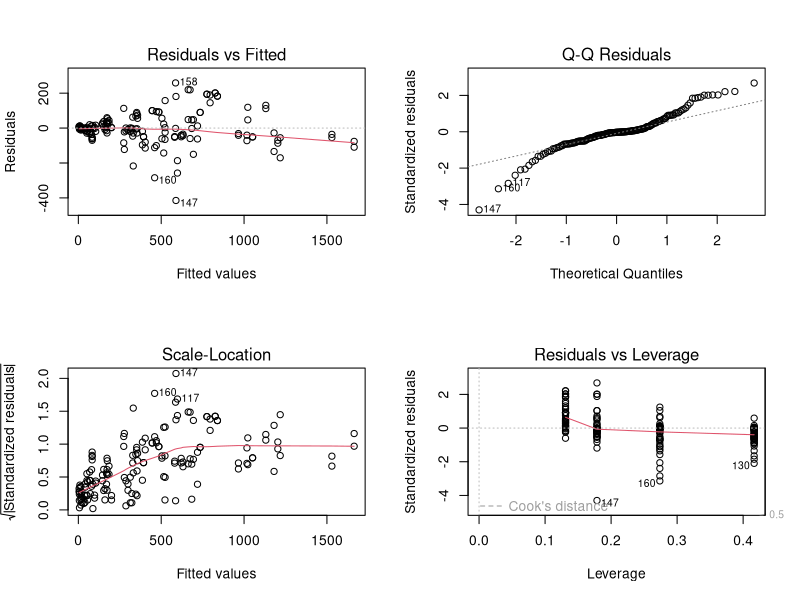

Source code (R): (Note: this script raises an error after producing the figure.)
# test script
library(tidyverse); library(ggpubr); library(car)

# Data loading
data <- read.csv("Case1/SPR.txt", sep="")

 
data$Enzyme = as.factor(data$Enzyme)
data$DetStock = as.factor(data$DetStock)
data$CaStock = as.factor(data$CaStock)
#data$sqrtResponse = sqrt(data$Response)
str(data)

# Achieving near-normality
#data = data[-147,] # remove outlier
#normal_plot("EnzymeConc")
par(mfrow=c(1,1))

# make max model
lm1 = lm(Response ~ EnzymeConc*Enzyme*DetStock*CaStock, data)
summary(lm1)

par(mfrow=c(2,2))
plot(lm1)

shapiro.test(lm1$residuals)# residue not normally distributed
# plots also not good, need box cox


#box cox transform y and x
bc1 = boxCox(lm1, lambda = seq(0,1,0.05))
bc1$x[ which.max(bc1$y) ]
# lamada = 4545455, near 0.5 so squre root

data$new_response <- sqrt(data$Response)


data$EnzymeConc[data$EnzymeConc==0.0] <- data$EnzymeConc[data$EnzymeConc==0.0]+0.000001

#data2 = data[c(4,5,6,7,8)]

# get lambda 0.59792 close to 0.5 so sqrt
boxTidwell(new_response ~ EnzymeConc, ~ Enzyme + DetStock + CaStock, data = data)

# transform x
data$new_EnzymeConc <- sqrt(data$EnzymeConc)


# after transform there is a minus value appears in new_response(-1.413877)
# but y still not normal? so assumpt its normal dist? next
shapiro.test(data$new_response)

# transform x(concentration) here? why transfer x?

plot(sqrt(data$EnzymeConc) ~ data$new_response,col="green")



# try make max model again
lm2 = lm(new_response ~ new_EnzymeConc*Enzyme*DetStock*CaStock+Cycle, data)
summary(lm2)
step(lm2)
lm2.1 = lm(formula = new_response ~ new_EnzymeConc + Enzyme + DetStock + 
             CaStock + new_EnzymeConc:Enzyme + new_EnzymeConc:DetStock + 
             Enzyme:DetStock + new_EnzymeConc:CaStock + DetStock:CaStock + 
             new_EnzymeConc:DetStock:CaStock, data = data)
summary(lm2.1)
Anova(lm2.1)
drop1(lm2.1,test = 'F')

# continue drop
lm2.2 = update(lm2.1, ~. -new_EnzymeConc:DetStock:CaStock)
summary(lm2.2)
Anova(lm2.2)

drop1(lm2.2,test = 'F')

# drop again
lm2.3 = update(lm2.2, ~. -new_EnzymeConc:DetStock-DetStock:CaStock)
summary(lm2.3)
Anova(lm2.3)
drop1(lm2.3,test = 'F')

par(mfrow=c(2,2))
plot(lm2.3)

# remove outlier? 160,147
data_remove2 = data[-c(147,160),] # remove outlier

lm4 = lm(new_response ~ new_EnzymeConc*Enzyme*DetStock*CaStock, data_remove2)
summary(lm4)
step(lm4)
lm4.1 = lm(formula = new_response ~ new_EnzymeConc + Enzyme + DetStock + 
             CaStock + new_EnzymeConc:Enzyme + new_EnzymeConc:DetStock + 
             Enzyme:DetStock + new_EnzymeConc:CaStock + Enzyme:CaStock + 
             DetStock:CaStock + new_EnzymeConc:Enzyme:CaStock + new_EnzymeConc:DetStock:CaStock, 
           data = data_remove2)
drop1(lm4.1,test = 'F')

lm4.2 = update(lm4.1, ~. -new_EnzymeConc:Enzyme:CaStock-new_EnzymeConc:DetStock:CaStock)
drop1(lm4.2,test = 'F')
Anova(lm4.2)

lm4.3 = update(lm4.2, ~. -new_EnzymeConc:DetStock)
drop1(lm4.3,test = 'F')
Anova(lm4.3)

lm4.4 = update(lm4.3, ~. -DetStock:CaStock)
drop1(lm4.4,test = 'F')
Anova(lm4.4)

lm4.5 = update(lm4.4, ~. -Enzyme:CaStock)
drop1(lm4.5,test = 'F')
Anova(lm4.5)


shapiro.test(lm4.5$residuals)

bc = boxCox(lm4.5, lambda = seq(0,2,0.05))
lambda= bc$x[ which.max(bc$y)]

par(mfrow=c(2,2))
plot(lm4.5)

